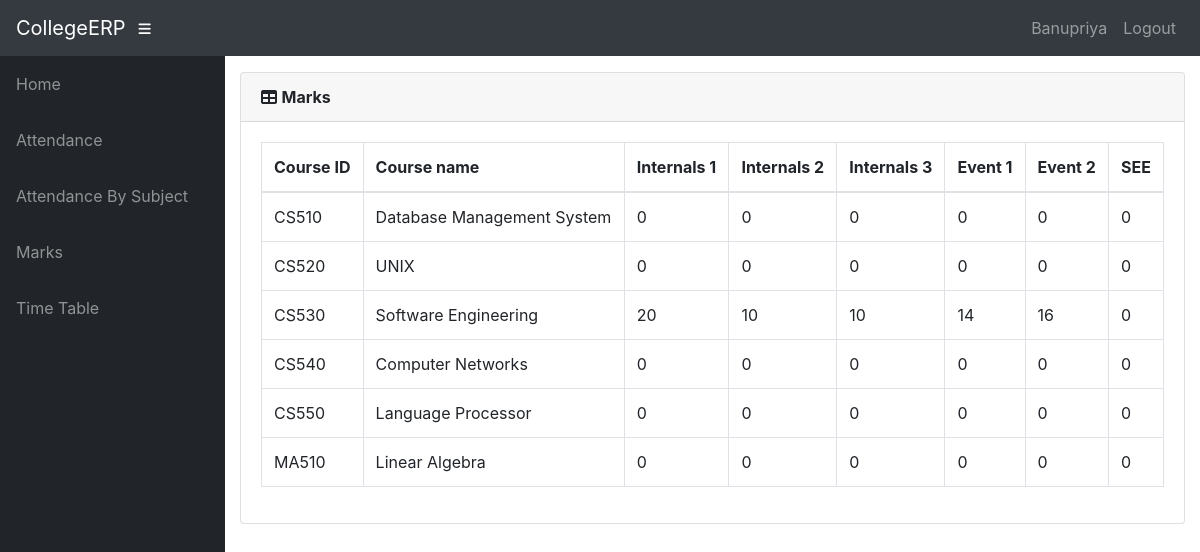
The app's page /info/student/CS01/marks_list/ (signed in) with its own data.
### info/models.py (models this page shows, shortened)
class User(AbstractUser):
    @property
    def is_student(self):
        if hasattr(self, 'student'):
            return True
        return False

class Student(models.Model):
    user = models.OneToOneField(User, on_delete=models.CASCADE, null=True)
    class_id = models.ForeignKey(Class, on_delete=models.CASCADE, default=1)
    USN = models.CharField(primary_key='True', max_length=100)
    name = models.CharField(max_length=200)
    sex = models.CharField(max_length=50, choices=sex_choice, default='Male')
    DOB = models.DateField(default='1998-01-01')

class StudentCourse(models.Model):
    student = models.ForeignKey(Student, on_delete=models.CASCADE)
    course = models.ForeignKey(Course, on_delete=models.CASCADE)
    class Meta:
        unique_together = (('student', 'course'),)
        verbose_name_plural = 'Marks'

class Course(models.Model):
    dept = models.ForeignKey(Dept, on_delete=models.CASCADE)
    id = models.CharField(primary_key='True', max_length=50)
    name = models.CharField(max_length=50)
    shortname = models.CharField(max_length=50, default='X')

class Marks(models.Model):
    studentcourse = models.ForeignKey(StudentCourse, on_delete=models.CASCADE)
    name = models.CharField(max_length=50, choices=test_name, default='Internal test 1')
    marks1 = models.IntegerField(default=0, validators=[MinValueValidator(0), MaxValueValidator(100)])
    class Meta:
        unique_together = (('studentcourse', 'name'),)

### info/views.py (the view)
# urls.py: path('student/<slug:stud_id>/marks_list/', views.marks_list, name='marks_list'),
@login_required()
def marks_list(request, stud_id):
    stud = Student.objects.get(USN=stud_id, )
    ass_list = Assign.objects.filter(class_id_id=stud.class_id)
    sc_list = []
    for ass in ass_list:
        try:
            sc = StudentCourse.objects.get(student=stud, course=ass.course)
        except StudentCourse.DoesNotExist:
            sc = StudentCourse(student=stud, course=ass.course)
            sc.save()
            sc.marks_set.create(type='I', name='Internal test 1')
            sc.marks_set.create(type='I', name='Internal test 2')
            sc.marks_set.create(type='I', name='Internal test 3')
            sc.marks_set.create(type='E', name='Event 1')
            sc.marks_set.create(type='E', name='Event 2')
            sc.marks_set.create(type='S', name='Semester End Exam')
        sc_list.append(sc)
    return render(request, 'info/marks_list.html', {'sc_list': sc_list})

### info/templates/info/marks_list.html
{% extends 'info/base.html' %}
    {% load static %}
    {% block content %}
                  <div class="card mb-3">
            <div class="card-header">
              <i class="fas fa-table"></i>
            <b>Marks</b></div>
            <div class="card-body">
              <div class="table-responsive">
                <table class="table table-bordered" id="dataTable" width="100%" cellspacing="0">
                  <thead>
                    <tr>
                        <th>Course ID</th>
                        <th>Course name</th>
                        <th>Internals 1</th>
                        <th>Internals 2</th>
                        <th>Internals 3</th>
                        <th>Event 1</th>
                        <th>Event 2</th>
                        <th>SEE</th>
                    </tr>
                  </thead>
                  <tbody>
                    {% for sc in sc_list %}
                    <tr>
                        <td>{{ sc.course_id }}</td>
                        <td>{{sc.course.name}}</td>
                        {% for m in sc.marks_set.all %}
                            <td>{{ m.marks1 }}</td>
                        {% endfor %}
                    </tr>
                    {% empty %}
                            <p>student has no courses</p>
                    {% endfor %}
                  </tbody>
                </table>
              </div>
            </div>
          </div>
    {% endblock %}

### info/templates/info/base.html (shortened to what this page needs)
<!DOCTYPE html>
<html lang="en">
  <head>
      {% load static %}
    <link href="{% static '/info/bootstrap/vendor/bootstrap/css/bootstrap.min.css' %}" rel="stylesheet">
    <link href="{% static '/info/bootstrap/vendor/fontawesome-free/css/all.min.css' %}" rel="stylesheet" type="text/css">
    <link href="{% static '/info/bootstrap/vendor/datatables/dataTables.bootstrap4.css' %}" rel="stylesheet">
    <link href="{% static '/info/bootstrap/css/sb-admin.css' %}" rel="stylesheet">
  </head>
  <body id="page-top">
    <nav class="navbar navbar-expand navbar-dark bg-dark static-top">
      <a class="navbar-brand mr-1" href="{% url 'index' %}">CollegeERP</a>
      <button class="btn btn-link btn-sm text-white order-1 order-sm-0" id="sidebarToggle" href="#">
        <i class="fas fa-bars"></i>
      </button>
        <div class="collapse navbar-collapse" id="navbarResponsive">
          <ul class="navbar-nav ml-auto">
            <li class="nav-item">
                {% if request.user.is_student %}
                    <a class="nav-link text-capitalize">{{ request.user.student.name }}</a>
                {% elif request.user.is_teacher %}
                    <a class="nav-link text-capitalize">{{ request.user.teacher.name }}</a>
                {% endif %}
            </li>
            <li class="nav-item">
                <a class="nav-link" href="#" data-toggle="modal" data-target="#logoutModal">Logout</a>
            </li>
          </ul>
        </div>
    </nav>
    <div id="wrapper">
      <ul class="sidebar navbar-nav">
            <li class="nav-item">
              <a class="nav-link" href="{% url 'index' %}">
                <span>Home</span>
              </a>
            </li>
        {% if request.user.is_student %}
            <li class="nav-item">
              <a class="nav-link" href="{% url 'attendance' request.user.student.USN %}">
                <span>Attendance</span>
              </a>
            </li>
            <li class="nav-item">
              <a class="nav-link" href="{% url 'attendance' request.user.student.USN %}">
                <span>Attendance By Subject</span>
              </a>
            </li>
            <li class="nav-item">
              <a class="nav-link" href="{% url 'marks_list' request.user.student.USN %}">
                <span>Marks</span>
              </a>
            </li>
              <li class="nav-item">
              <a class="nav-link" href="{% url 'timetable' request.user.student.class_id_id %}">
                <span>Time Table</span>
              </a>
            </li>
        {% endif %}
      </ul>
      <div id="content-wrapper">
        <div class="container-fluid">
            {% block content %}
            {% endblock %}
        </div>
      </div>
    </div>
  </body>
</html>

### records on screen
User: user.student.name "Banupriya"
StudentCourse: course_id "CS510", course.name "Database Management System"
Marks: marks1 "0"
Marks: marks1 "0"
Marks: marks1 "0"
Marks: marks1 "0"
Marks: marks1 "0"
Marks: marks1 "0"
StudentCourse: course_id "CS520", course.name "UNIX"
Marks: marks1 "0"
Marks: marks1 "0"
Marks: marks1 "0"
Marks: marks1 "0"
Marks: marks1 "0"
Marks: marks1 "0"
StudentCourse: course_id "CS530", course.name "Software Engineering"
Marks: marks1 "20"
Marks: marks1 "10"
Marks: marks1 "10"
Marks: marks1 "14"
Marks: marks1 "16"
Marks: marks1 "0"
StudentCourse: course_id "CS540", course.name "Computer Networks"
Marks: marks1 "0"
Marks: marks1 "0"
Marks: marks1 "0"
Marks: marks1 "0"
Marks: marks1 "0"
Marks: marks1 "0"
StudentCourse: course_id "CS550", course.name "Language Processor"
Marks: marks1 "0"
Marks: marks1 "0"
Marks: marks1 "0"
Marks: marks1 "0"
Marks: marks1 "0"
Marks: marks1 "0"
StudentCourse: course_id "MA510", course.name "Linear Algebra"
Marks: marks1 "0"
Marks: marks1 "0"
Marks: marks1 "0"
Marks: marks1 "0"
Marks: marks1 "0"
Marks: marks1 "0"
